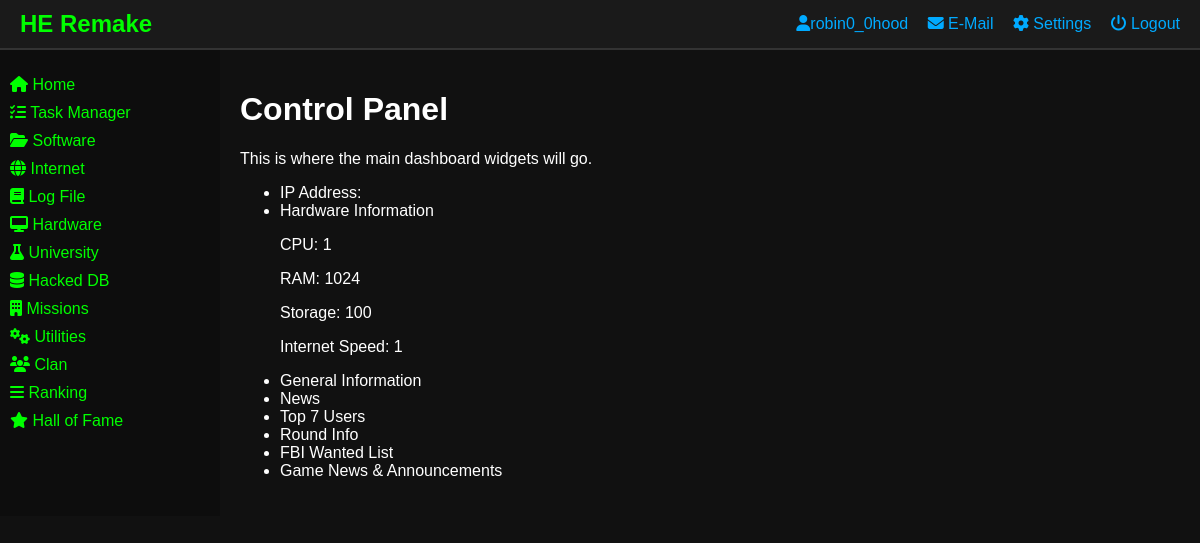
The app's page /home/ (signed in) with its own data.
### app/models.py (models this page shows)
class User(Base):
    __tablename__ = "users"
    id = Column(Integer, primary_key=True, index=True)
    username = Column(String, unique=True, index=True, nullable=False)
    email = Column(String, unique=True, index=True, nullable=False)
    hashed_password = Column(String, nullable=False)
    computer = relationship("Computer", back_populates="user", uselist=False, cascade="all, delete-orphan")

class Computer(Base):
    __tablename__ = "computers"
    id = Column(Integer, primary_key=True, index=True)
    user_id = Column(Integer, ForeignKey("users.id"), nullable=False, unique=True)
    cpu = Column(Integer, default=1)  # Number of CPU cores
    ram = Column(Integer, default=1024)  # RAM in MB
    storage = Column(Integer, default=100)  # Storage in MB
    internet_speed = Column(Integer, default=1)  # Internet speed in Mbps
    money = Column(Integer, default=0)  # User's money balance
    reputation = Column(Integer, default=0)  # User's reputation score
    user = relationship("User", back_populates="computer")
    ip_addresses = relationship("IPAddress", back_populates="computer", cascade="all, delete-orphan")
    installed_software = relationship("InstalledSoftware", back_populates="computer", cascade="all, delete-orphan")

### app/routes/home.py (the view)
@router.get("/", response_class=HTMLResponse)
def home(request: Request, db: Session = Depends(get_db)):
    user_id = request.session.get("user_id")
    if not user_id:
        return RedirectResponse("/auth/login", status_code=303)
    user = db.query(User).filter(User.id == user_id).first()
    return templates.TemplateResponse(
        "index.html",
        {
            "request": request,
            "user": user,
            "computer": user.computer if user else None
        }
    )

### app/templates/index.html
{% extends "layout.html" %}
{% block content %}
<div id="content">
    <h1>Control Panel</h1>
    <p>This is where the main dashboard widgets will go.</p>
    <ul>
        <li>IP Address:</li>
        <li>Hardware Information</li>
        <p> CPU: {{ computer.cpu }} </p>
        <p> RAM: {{ computer.ram }} </p>
        <p> Storage: {{ computer.storage }} </p>
        <p> Internet Speed: {{ computer.internet_speed }} </p>
        <li>General Information</li>
        <li>News</li>
        <li>Top 7 Users</li>
        <li>Round Info</li>
        <li>FBI Wanted List</li>
        <li>Game News & Announcements</li>
    </ul>
</div>
{% endblock %}

### app/templates/layout.html (shortened to what this page needs)
<!DOCTYPE html>
<html lang="en">
<head>
    <link rel="stylesheet" href="/static/css/style.css">
    <link rel="stylesheet" href="https://cdnjs.cloudflare.com/ajax/libs/font-awesome/6.5.0/css/all.min.css">
</head>
<body>
    <div class="top-nav">
        <div class="title-left">
            <h1>HE Remake</h1>
        </div>
        <div class="user-nav-right">
            <a href="#"><i class="fa fa-user"></i>{{ user.username }}</a>
            <a href="#"><i class="fa fa-envelope"></i> E-Mail</a>
            <a href="#"><i class="fa fa-cog"></i> Settings</a>
            <a href="/auth/logout"><i class="fa fa-power-off"></i> Logout</a>
        </div>
    </div>
    <div class="container">
        <div class="sidebar">
            <ul>
                <li><a href="/home/"><i class="fa fa-home"></i> Home</a></li>
                <li><a href="#"><i class="fa fa-tasks"></i> Task Manager</a></li>
                <li><a href="/software/"><i class="fa fa-folder-open"></i> Software</a></li>
                <li><a href="/internet/"><i class="fa fa-globe"></i> Internet</a></li>
                <li><a href="#"><i class="fa fa-book"></i> Log File</a></li>
                <li><a href="#"><i class="fa fa-desktop"></i> Hardware</a></li>
                <li><a href="#"><i class="fa fa-flask"></i> University</a></li>
                <li><a href="#"><i class="fa fa-database"></i> Hacked DB</a></li>
                <li><a href="#"><i class="fa fa-building"></i> Missions</a></li>
                <li><a href="#"><i class="fa fa-cogs"></i> Utilities</a></li>
                <li><a href="#"><i class="fa fa-users"></i> Clan</a></li>
                <li><a href="#"><i class="fa fa-bars"></i> Ranking</a></li>
                <li><a href="#"><i class="fa fa-star"></i> Hall of Fame</a></li>
            </ul>
        </div>
        <div class="main-content">
            {% block content %}{% endblock %}
        </div>
    </div>
</body>
</html>

### app/static/css/style.css (style rules this page uses)
body { margin: 0; font-family: Arial, sans-serif; background-color: #111; color: #fff; }
.top-nav { display: flex; justify-content: space-between; align-items: center; background-color: #1a1a1a; padding: 10px 20px; border-bottom: 2px solid #333; }
.top-nav .title-left h1 { color: #00ff00; margin: 0; font-size: 24px; }
.user-nav-right a { color: #00aaff; margin-left: 15px; text-decoration: none; }
.container { display: flex; }
.sidebar { width: 200px; background-color: #0d0d0d; padding: 10px; }
.sidebar ul { list-style: none; padding: 0; }
.sidebar li { margin: 10px 0; }
.sidebar a { color: #00ff00; text-decoration: none; display: block; }
.main-content { flex: 1; padding: 20px; }

### records on screen
User: username "robin0_0hood"
Computer: cpu "1", ram "1024", storage "100", internet_speed "1"
